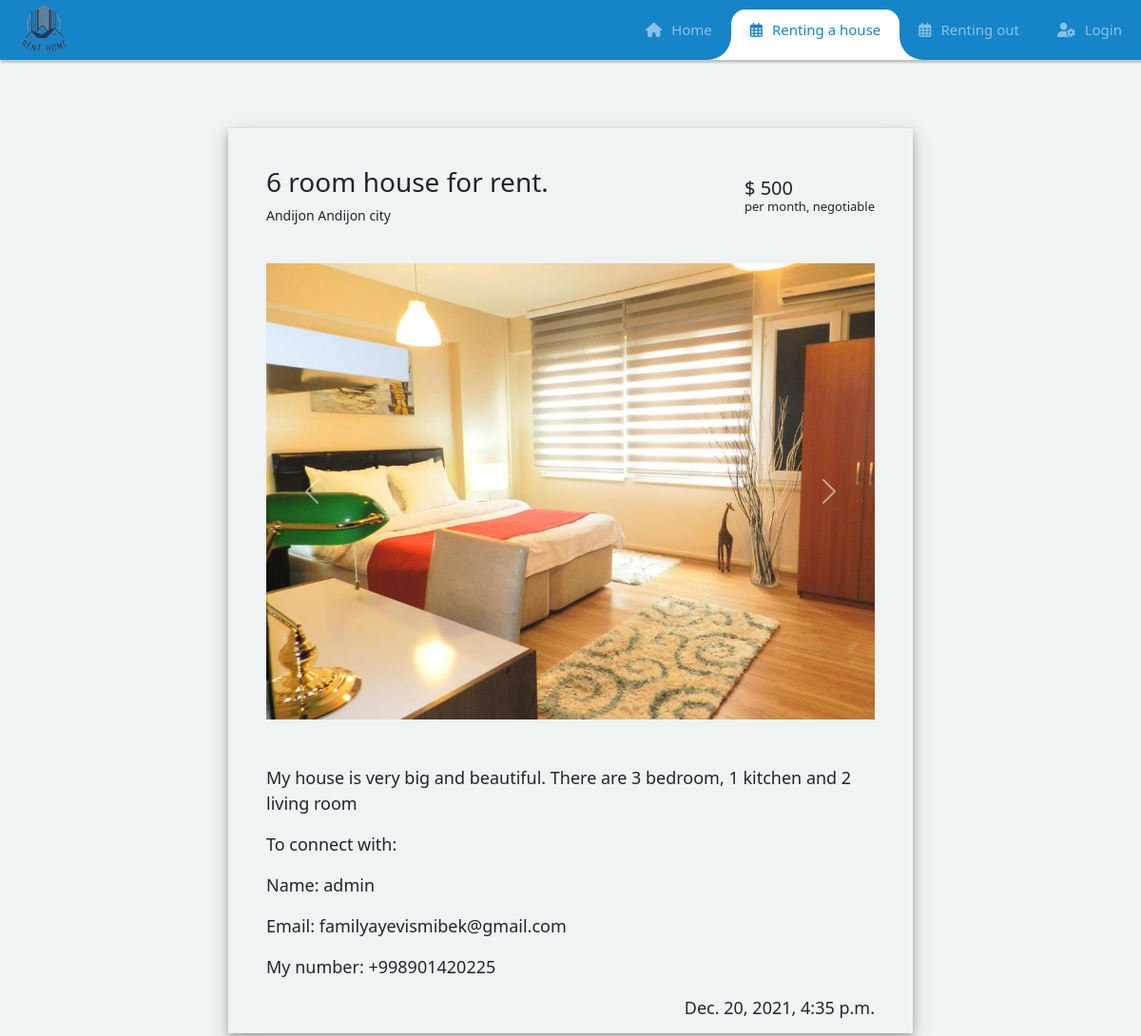
The page /home/12/ on the database its author committed.
### uy/models.py (models this page shows, shortened)
class New_home(models.Model):
	user = models.ForeignKey(Profile, on_delete=models.CASCADE, null=True)
	region = models.CharField(max_length=150)
	district = models.CharField(max_length=150)
	cost = models.CharField(max_length=100)
	number_of_rooms = models.CharField(max_length=100)
	desc = models.TextField()
	date = models.DateTimeField(auto_now_add=True, null=True)
	img_1 = models.ImageField(upload_to="home_images/")
	img_2 = models.ImageField(upload_to="home_images/")
	img_3 = models.ImageField(upload_to="home_images/")
	class Meta:
		verbose_name = 'home'
		verbose_name_plural = 'homes'

class Profile(models.Model):
	user = models.OneToOneField(User,blank=True,null=True, on_delete=models.CASCADE)
	name = models.CharField(max_length=50, null=True)
	phone= models.CharField(max_length=50,null=True)

### uy/views.py (the view)
# urls.py: path('home/<int:id>/', views.PostViewDetail.as_view(), name='home_detail'),
class PostViewDetail(View):
    def get(self,request,id):
        home = get_object_or_404(New_home, id=id)
        context = {'home':home,}
        return render(request, 'Home.html', context)

### templates/Home.html (shortened to what this page needs)
{% load static %}
{% block content %}
<!DOCTYPE html>
<html lang="en">
<head>
    <meta name="viewport" content="width=device-width, user-scalable=no, initial-scale=1.0, maximum-scale=1.0, minimum-scale=1.0"><link rel='stylesheet' href='https://stackpath.bootstrapcdn.com/bootstrap/4.3.1/css/bootstrap.min.css'>
<link rel='stylesheet' href='https://cdnjs.cloudflare.com/ajax/libs/font-awesome/5.10.2/css/all.css'><link rel="stylesheet" href="{% static 'css/navbar.css' %}">
<link rel="stylesheet" href="{% static 'css/style.css' %}">
<link rel="stylesheet" href="https://cdnjs.cloudflare.com/ajax/libs/font-awesome/6.0.0-beta3/css/all.min.css" />
<link href="https://cdn.jsdelivr.net/npm/bootstrap@5.1.3/dist/css/bootstrap.min.css" rel="stylesheet">
</head>
<body class="section">
  <nav class="navbar navbar-expand-custom navbar-mainbg navbar-sticky" style="padding: 0;" >
    <a class="navbar-brand navbar-logo" href="/"><img src="{% static 'img/logo.png' %}" alt=""></a>
    <div class="collapse navbar-collapse" id="navbarSupportedContent">
        <ul class="navbar-nav ml-auto">
            <div class="hori-selector"><div class="left"></div><div class="right"></div></div>
            <li class="nav-item">
                <a class="nav-link " href="/"><i class="fas fa-home"></i></i>Home</a>
            </li>
            <li class="nav-item active">
                <a class="nav-link" href="{% url 'uy:ijara' %}"><i class="far fa-calendar-alt"></i>Renting a house</a>
            </li>
            <li class="nav-item">
                <a class="nav-link" href="{% url 'uy:qoyish' %}"><i class="far fa-calendar-alt"></i>Renting out</a>
            </li>
            <li class="nav-item">
                {% if user.is_authenticated %}
                <a class="nav-link" href="{% url 'uy:logoutacc' %}"><i class="fas fa-user-cog"></i>Logout</a>
                {% else %}
                 <a class="nav-link" href="{% url 'uy:login' %}"><i class="fas fa-user-cog"></i>Login</a>
                 {% endif %}
            </li>
        </ul>
    </div>
</nav>
    <section class="home">
        <h3>{{home.number_of_rooms}} room house for rent. </h3>
        <h5>$ {{home.cost}}<p>per month, negotiable</p></h5>
        <p>{{home.region}} {{home.district}}</p>
    <div class="corusel">
          <div id="carouselExampleFade" class="carousel slide carousel-fade" data-bs-ride="carousel">
            <div class="carousel-inner">
              <div class="carousel-item active">
                <img src="{{home.img_1.url}}" class="d-block w-100" alt="image1">
              </div>
            </div>
            <button class="carousel-control-prev" type="button" data-bs-target="#carouselExampleFade" data-bs-slide="prev">
              <span class="carousel-control-prev-icon" aria-hidden="true"></span>
            </button>
            <button class="carousel-control-next" type="button" data-bs-target="#carouselExampleFade" data-bs-slide="next">
              <span class="carousel-control-next-icon" aria-hidden="true"></span>
            </button>
          </div>
        </div>
        <div class="text">
            <p class="mt-5">{{home.desc}}</p>
            <p>To connect with:</p>
              <p>Name: {{home.user.name}}<p>
              <p>Email: {{home.user.user.email}}<p>
              <p>My number: +998{{home.user.phone}}</p>
              <p style="float: right;">{{home.date}}</p>
        </div>
    </section>
</body>
</html>
{% endblock content %}

### staticfiles/css/navbar.css (style rules this page uses)
nav { position: sticky; top: 0; }
body { font-family: 'Roboto', sans-serif; }
* { margin: 0; padding: 0; }
i { margin-right: 10px; }
.navbar-logo img { height: 52px; margin-left: 20px; }
.navbar-sticky { position: sticky; width: 100%; top: 0; z-index: 1; box-shadow: 2px 2px 2px 1px rgba(0, 0, 0, 0.2); }
.navbar-mainbg { background-color: #1684c9; padding: 0px; }
#navbarSupportedContent { overflow: hidden; position: relative; }
#navbarSupportedContent ul { padding: 0px; margin: 0px; }
#navbarSupportedContent ul li a i { margin-right: 10px; }
#navbarSupportedContent li { list-style-type: none; float: left; }
#navbarSupportedContent ul li a { color: rgba(255,255,255,0.5); text-decoration: none; font-size: 15px; display: block; padding: 20px 20px; transition-duration:0.6s; transition-timing-function: cubic-bezier(0.68, -0.55, 0.265, 1.55); position: relative; }
#navbarSupportedContent>ul>li.active>a { color: #1684c9; background-color: transparent; transition: all 0.7s; }
.hori-selector { display:inline-block; position:absolute; height: 100%; top: 0px; left: 0px; transition-duration:0.6s; transition-timing-function: cubic-bezier(0.68, -0.55, 0.265, 1.55); background-color: #fff; border-top-left-radius: 15px; border-top-right-radius: 15px; margin-top: 10px; }
.hori-selector .right, .hori-selector .left { position: absolute; width: 25px; height: 25px; background-color: #fff; bottom: 10px; }
.hori-selector .right { right: -25px; }
.hori-selector .left { left: -25px; }
.hori-selector .right:before, .hori-selector .left:before { content: ''; position: absolute; width: 50px; height: 50px; border-radius: 50%; background-color: #1684c9; }
.hori-selector .right:before { bottom: 0; right: -25px; }
.hori-selector .left:before { bottom: 0; left: -25px; }
@media (min-width: 992px) { .navbar-expand-custom { -ms-flex-flow: row nowrap; flex-flow: row nowrap; -ms-flex-pack: start; justify-content: flex-start; } }
@media (min-width: 992px) { .navbar-expand-custom .navbar-nav { -ms-flex-direction: row; flex-direction: row; } }
@media (min-width: 992px) { .navbar-expand-custom .navbar-collapse { display: -ms-flexbox!important; display: flex!important; -ms-flex-preferred-size: auto; flex-basis: auto; } }

### staticfiles/css/style.css (style rules this page uses)
.section { background-color: #f0f3f3; width: 100%; height: 100vh; }
.corusel { margin-top: 40px; }
.home { margin: 9vh auto 9vh; width: 60%; box-shadow: 0 4px 8px 0 rgba(0, 0, 0, 0.2), 0 6px 20px 0 rgba(0, 0, 0, 0.19); padding: 40px; }
body { margin-bottom: 100px; }
.home h3 { width: 70%; }
.home h5 { float: right; margin-top: -30px; }
.home h5 p { font-size: 13px; }
.text p { font-size: 18px; }
p { font-size: 14px; }

### rows shown on the page
New_home: number_of_rooms "6", cost "500", region "Andijon", district "Andijon city", img_1 (picture), desc "My house is very big and beautiful. There are 3 bedroom, 1 kitchen and 2 living room", user.name "admin", user.user.email "familyayevismibek@gmail.com", user.phone "901420225", date "Dec. 20, 2021, 4:35 p.m."
